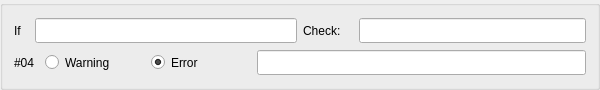
         <widget class="QGroupBox" name="groupBox_ch04">
          <property name="sizePolicy">
           <sizepolicy hsizetype="MinimumExpanding" vsizetype="Fixed">
            <horstretch>0</horstretch>
            <verstretch>0</verstretch>
           </sizepolicy>
          </property>
          <property name="minimumSize">
           <size>
            <width>600</width>
            <height>90</height>
           </size>
          </property>
          <property name="maximumSize">
           <size>
            <width>16777215</width>
            <height>90</height>
           </size>
          </property>
          <property name="title">
           <string/>
          </property>
          <layout class="QHBoxLayout" name="horizontalLayout_281">
           <item>
            <layout class="QVBoxLayout" name="verticalLayout_85">
             <item>
              <layout class="QHBoxLayout" name="horizontalLayout_282">
               <item>
                <layout class="QHBoxLayout" name="horizontalLayout_283">
                 <item>
                  <widget class="QLabel" name="label_366">
                   <property name="sizePolicy">
                    <sizepolicy hsizetype="Fixed" vsizetype="Fixed">
                     <horstretch>0</horstretch>
                     <verstretch>0</verstretch>
                    </sizepolicy>
                   </property>
                   <property name="minimumSize">
                    <size>
                     <width>15</width>
                     <height>25</height>
                    </size>
                   </property>
                   <property name="text">
                    <string>If</string>
                   </property>
                  </widget>
                 </item>
                 <item>
                  <widget class="QLineEdit" name="check_if_04">
                   <property name="sizePolicy">
                    <sizepolicy hsizetype="MinimumExpanding" vsizetype="Fixed">
                     <horstretch>0</horstretch>
                     <verstretch>0</verstretch>
                    </sizepolicy>
                   </property>
                   <property name="minimumSize">
                    <size>
                     <width>160</width>
                     <height>25</height>
                    </size>
                   </property>
                  </widget>
                 </item>
                </layout>
               </item>
               <item>
                <layout class="QHBoxLayout" name="horizontalLayout_284">
                 <item>
                  <widget class="QLabel" name="label_367">
                   <property name="sizePolicy">
                    <sizepolicy hsizetype="Fixed" vsizetype="Fixed">
                     <horstretch>0</horstretch>
                     <verstretch>0</verstretch>
                    </sizepolicy>
                   </property>
                   <property name="minimumSize">
                    <size>
                     <width>50</width>
                     <height>25</height>
                    </size>
                   </property>
                   <property name="text">
                    <string>Check:</string>
                   </property>
                  </widget>
                 </item>
                 <item>
                  <widget class="QLineEdit" name="check_check_04">
                   <property name="sizePolicy">
                    <sizepolicy hsizetype="MinimumExpanding" vsizetype="Fixed">
                     <horstretch>0</horstretch>
                     <verstretch>0</verstretch>
                    </sizepolicy>
                   </property>
                   <property name="minimumSize">
                    <size>
                     <width>160</width>
                     <height>25</height>
                    </size>
                   </property>
                  </widget>
                 </item>
                </layout>
               </item>
              </layout>
             </item>
             <item>
              <layout class="QHBoxLayout" name="horizontalLayout_285">
               <item>
                <layout class="QHBoxLayout" name="horizontalLayout_286">
                 <item>
                  <widget class="QLabel" name="label_368">
                   <property name="sizePolicy">
                    <sizepolicy hsizetype="Fixed" vsizetype="Fixed">
                     <horstretch>0</horstretch>
                     <verstretch>0</verstretch>
                    </sizepolicy>
                   </property>
                   <property name="minimumSize">
                    <size>
                     <width>25</width>
                     <height>25</height>
                    </size>
                   </property>
                   <property name="maximumSize">
                    <size>
                     <width>25</width>
                     <height>25</height>
                    </size>
                   </property>
                   <property name="text">
                    <string>#04</string>
                   </property>
                  </widget>
                 </item>
                 <item>
                  <widget class="QRadioButton" name="check_warning_04">
                   <property name="minimumSize">
                    <size>
                     <width>100</width>
                     <height>25</height>
                    </size>
                   </property>
                   <property name="text">
                    <string>Warning</string>
                   </property>
                  </widget>
                 </item>
                 <item>
                  <widget class="QRadioButton" name="check_error_04">
                   <property name="minimumSize">
                    <size>
                     <width>100</width>
                     <height>25</height>
                    </size>
                   </property>
                   <property name="text">
                    <string>Error</string>
                   </property>
                   <property name="checked">
                    <bool>true</bool>
                   </property>
                  </widget>
                 </item>
                </layout>
               </item>
               <item>
                <widget class="QLineEdit" name="check_message_04">
                 <property name="sizePolicy">
                  <sizepolicy hsizetype="MinimumExpanding" vsizetype="Fixed">
                   <horstretch>0</horstretch>
                   <verstretch>0</verstretch>
                  </sizepolicy>
                 </property>
                 <property name="minimumSize">
                  <size>
                   <width>170</width>
                   <height>25</height>
                  </size>
                 </property>
                </widget>
               </item>
              </layout>
             </item>
            </layout>
           </item>
          </layout>
         </widget>
